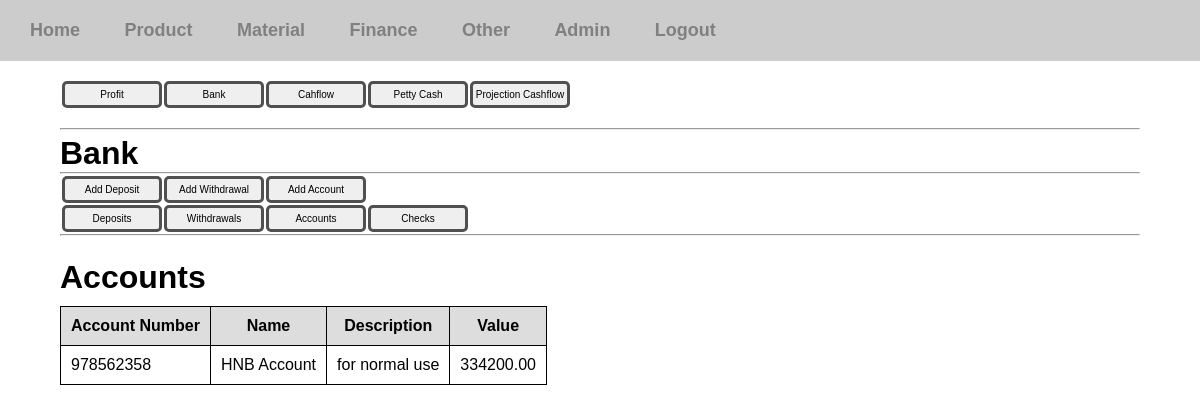
Page /finance-manager/bank-accounts/ (signed in) on the committed database.
### finance_manager/models.py (models this page shows, shortened)
class Bank(models.Model):
	acc_num = models.IntegerField(unique=True)
	acc_name = models.CharField(max_length=100)
	desc = models.CharField(max_length=200, null=True, blank=True)
	amount = models.DecimalField(max_digits=15, decimal_places=2)

### finance_manager/views/bank.py (the view)
# urls.py: path('bank-accounts/',bank.accounts, name='accounts'),
@login_required(login_url='/login')
def accounts(request):
	user = get_user(request)
	if not user.is_staff:
		return redirect('/fobiddn/')
	recodes = Bank.objects.all().order_by('-id')
	context = {'recodes':recodes}
	return render(request,'finance_manager/bank/accounts.html', context)

### user_manager/getuser.py (called while the page is built)
def get_user(request):
	user_id = request.session.get('user_id',None)
	if user_id:
		user = User.objects.get(pk=user_id)
		return user
	else:
		return None

### templates/finance_manager/bank/accounts.html
{% extends 'finance_manager/bank/bank.html' %}
{% block bodycontent %}
<br>
	<h1>Accounts</h1>
	{% if recodes %}
		<div class="table-div">
			<table class="view-table">
			<tr>
				<th>Account Number</th>
				<th>Name</th>
				<th>Description</th>
				<th>Value</th>
			</tr>
			{% for recode in recodes %}
				<tr>
					<td>{{ recode.acc_num }}</td>
					<td>{{ recode.acc_name }}</td>
					<td>{{ recode.desc }}</td>
					<td>{{ recode.amount }}</td>
				</tr>
			{% endfor %}
		</table>
		</div>
	{% else %}
		<p>There are no recodes</p>
	{% endif %}
{% endblock %}

### static/css/styles.css (style rules this page uses)
* { margin: 0; padding: 0; box-sizing: border-box; }
body { font-family: sans-serif; }
.body-content h1 { margin-top: 5px; }

### static/css/tables.css (style rules this page uses)
.view-table { margin: 10px 0px; border-collapse: collapse; }
.view-table th { background: #ddd; }
.view-table td,th { padding: 10px; border:1px solid black; }

### rows in the picture
Bank: acc_num "978562358", acc_name "HNB Account", desc "for normal use", amount "334200.00"
